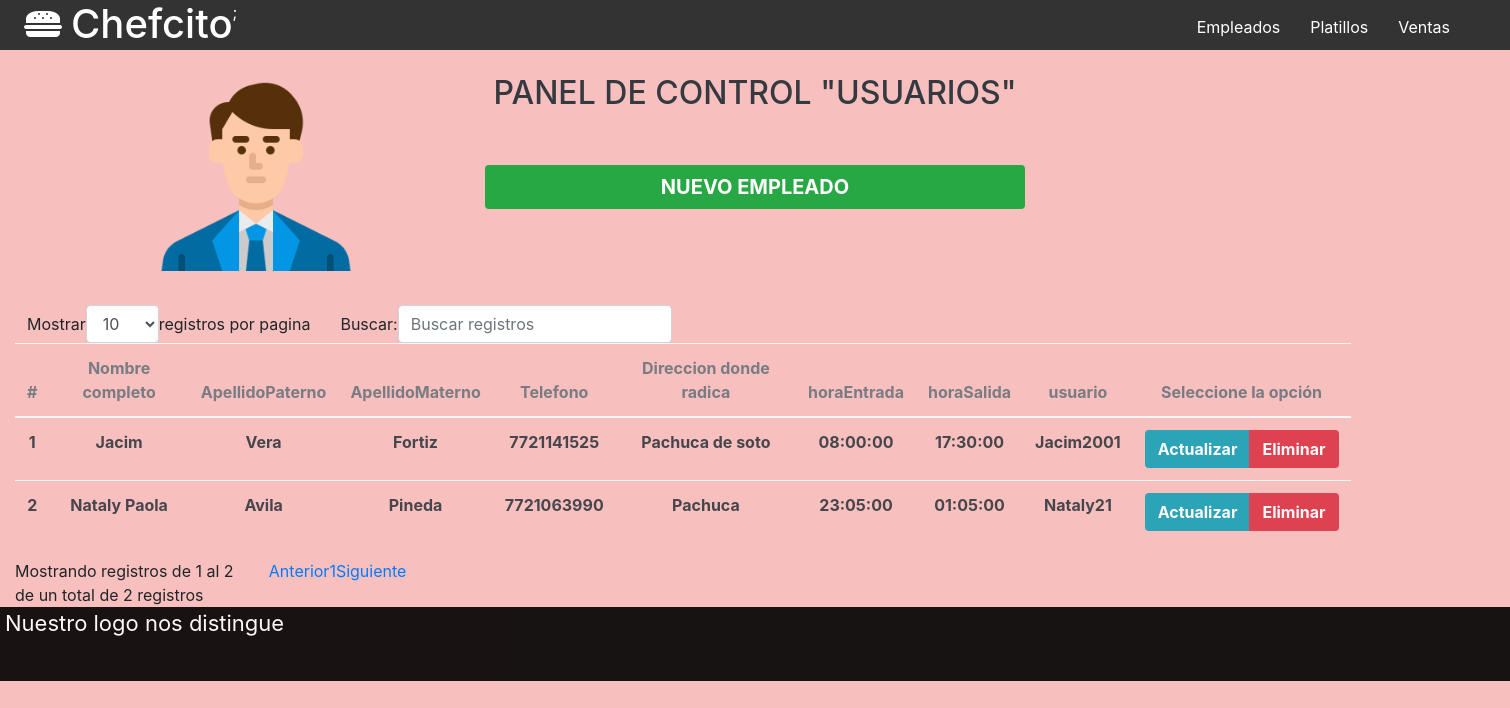
Page /index.php/empleados on the committed database.
### tables this page shows
CREATE TABLE `empleado` (
  `idEmpleado` int(3) NOT NULL,
  `nombre` varchar(30) DEFAULT NULL,
  `apellidoPaterno` varchar(30) DEFAULT NULL,
  `apellidoMaterno` varchar(30) DEFAULT NULL,
  `telefono` varchar(10) DEFAULT NULL,
  `direccion` varchar(100) DEFAULT NULL,
  `horaEntrada` time DEFAULT NULL,
  `horaSalida` time DEFAULT NULL,
  `usuario` varchar(30) DEFAULT NULL,
  `password` varchar(20) DEFAULT NULL,
  `estado` int(11) NOT NULL
);

### application/controllers/empleados.php (called while the page is built, shortened)
<?php
class empleados  extends CI_Controller
{
	function __construct()
	{
		$this->load->model('empleadosModel');
	}
	public function index()
	{
		$data = array(
			'empleadosindex' => $this->empleadosModel->selectEmpleado()
		);
		$this->load->view('NavegacionAdministrador');
		$this->load->view('empleados/empleadosCabecera');
		$this->load->view('empleados/tablaEmpleados',$data);
		$this->load->view('footer');
	}
}

### index.php (called while the page is built, shortened)
<?php
require_once BASEPATH.'core/CodeIgniter.php';

### application/models/empleadosModel.php (called while the page is built, shortened)
<?php
	class empleadosModel extends CI_Model
	{
		public function selectEmpleado()
		{
			$this->db->where('estado <=','2');
			$resultado = $this->db->get('empleado');
			return $resultado->result();
		}
	}
 ?>

### application/views/empleados/tablaEmpleados.php (the view, shortened to what this page needs)
<div class="table-responsive container-fluid">
  			<table id="example1" class="table table-light table-hover" style="background:#F7BFBE; opacity: 0.9;">
    			<thead>
      				<tr>
        				<th class="text-secondary text-center">#</th>
        				<th class="text-secondary text-center">Nombre completo</th>
        				<th class="text-secondary text-center">ApellidoPaterno</th>
        				<th class="text-secondary text-center">ApellidoMaterno</th>
        				<th class="text-secondary text-center">Telefono</th>
        				<th class="text-secondary text-center">Direccion donde radica</th>
                <th class="text-secondary text-center" >horaEntrada</th>
                <th class="text-secondary text-center">horaSalida</th>
                <th class="text-secondary text-center">usuario</th>
                <th class="text-secondary text-center" >Seleccione la opción</th>
      				</tr>
    			</thead>
    			<tbody>
              <?php if(!empty($empleadosindex)): ?>
              <?php foreach($empleadosindex as $atributos):?>
      				<tr>
        				<td class="text-dark text-center"><b><?php echo $atributos->idEmpleado?></b></td>
                <td class="text-dark text-center"><b><?php echo $atributos->nombre?></b></td>
        				<td class="text-dark text-center"><b><?php echo $atributos->apellidoPaterno?></b></td>
        				<td class="text-dark text-center"><b><?php echo $atributos->apellidoMaterno?></b></td>
        				<td class="text-dark text-center"><b><?php echo $atributos->telefono?></b></td>
        				<td class="text-dark text-center"><b><?php echo $atributos->direccion?></b></td>
        				<td class="text-dark text-center"><b><?php echo $atributos->horaEntrada?></b></td>
                <td class="text-dark text-center"><b><?php echo $atributos->horaSalida?></b></td>
                <td class="text-dark text-center"><b><?php echo $atributos->usuario?></b></td>
                 <td>
                   <div class="btn-group">
                     <a href="<?php echo base_url();?>empleados/editarEmpleado/<?php echo $atributos->idEmpleado;?>" class="btn text-white bg-info" ><span class="icon-write"><b>Actualizar</b></span></a>
                     <a href="<?php echo base_url()?>empleados/deleteEmpleado/<?php echo $atributos->idEmpleado;?>" class="btn text-white bg-danger"><span class="icon-squared-cross"><b>Eliminar</b></span></a>
                   </div>
                 </td>
      				</tr>
            <?php endforeach ?>
          <?php endif; ?>
    			</tbody>
  			</table>
		</div>

### assests/css/estilos.css (style rules this page uses)
* { margin: 0; padding: 0; box-sizing: border-box; }
body { font-family: sans-serif; }

### rows in the picture
empleado: idEmpleado "1", nombre "Jacim", apellidoPaterno "Vera", apellidoMaterno "Fortiz", telefono "7721141525", direccion "Pachuca de soto", horaEntrada "08:00:00", horaSalida "17:30:00", usuario "Jacim2001"
empleado: idEmpleado "2", nombre "Nataly Paola", apellidoPaterno "Avila", apellidoMaterno "Pineda", telefono "7721063990", direccion "Pachuca", horaEntrada "23:05:00", horaSalida "01:05:00", usuario "Nataly21"
